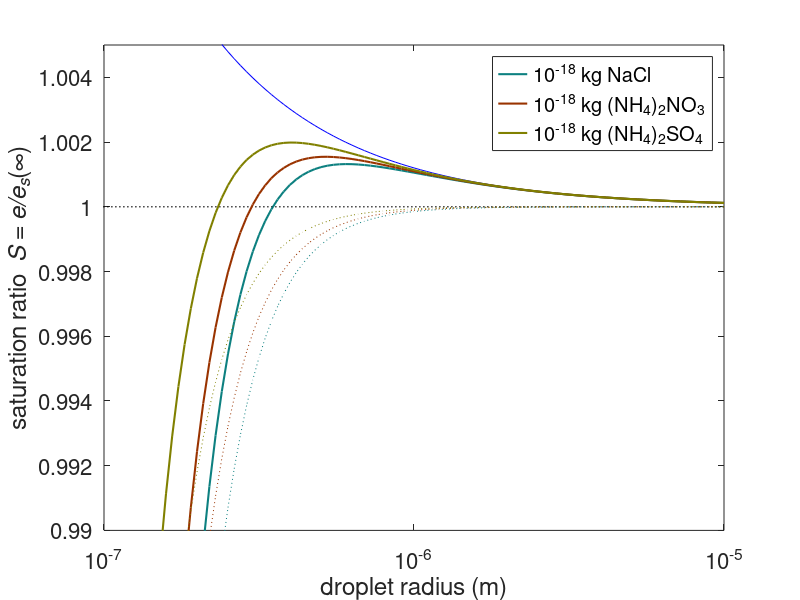

This chart was generated by the following MATLAB code: (Note: this script raises an error after producing the figure.)
% produce Koehler curve
e=612;  % Pa
es=611; % Pa
% S=e/es; % or
rhol=1e3; % kg m^-3
Rv=461; % J/K/kg
T=273.15;
sigma=75.6e-3; % J/m^2
Mv=18.016;   % molar mass of water

a=2*sigma/(rhol*Rv*T); % size coefficient m

% common solutes
%           molar mass      density
%NaCl       58.44           2.165e3
%(NH4)2 SO4 132.14          1.77e3
%(NH4)2 NO3 80.1            1.73e3
ms=1e-19; % solute mass kg
Ms=132.14;  % molar mass of solute kg/kmol (ballpark)
vH=2; % van't Hoff factor
b=3*vH*ms*Mv/(4*pi*rhol*Ms); % solution coefficient m^3

r=10.^(-8:.02:-5)'; % m
solute=1-b./r.^3;
sizeff=exp(a./r);
plot([1e-8 1e-5],[1 1],'k:'); hold on
hl=plot(r,sizeff,'-b',r,solute,'r--',r,solute.*sizeff);
set(hl(3),'linewidth',1.5,'color',[.05 .5 .1])
set(hl(1:2),'linewidth',0.8)
set(gca,'ylim',[0.985 1.02],'xlim',[2e-8 1e-5],'xscale','log','fontsize',16)
title('Kohler curve (10^{-19} kg ammonium sulfate)')
ylabel('saturation ratio  \it{S}\rm = \it{e}/\it{e_s}\rm(\infty)')
xlabel('droplet radius (m)')
%print -depsc Kohler.eps

% 10^-18 kg for different solute species and masses
clf
%NaCl
ms=1e-18; % solute mass kg
Ms=58.4;  % molar mass of solute kg/kmol
vH=2; % van't Hoff factor
b=3*vH*ms*Mv/(4*pi*rhol*Ms); % solution coefficient m^3
solute=1-b./r.^3;
plot([1e-8 1e-5],[1 1],'k:'); hold on
hl=plot(r,sizeff,'-b',r,solute,'r:',r,solute.*sizeff);
hold on
set(hl(3),'linewidth',1.5,'color',[.05 .5 .5])
set(hl(2),'color',[.05 .5 .5])

%(NH4)2NO3
ms=1e-18; % solute mass kg
Ms=80.1;  % molar mass of solute kg/kmol
vH=2; % van't Hoff factor
b=3*vH*ms*Mv/(4*pi*rhol*Ms); % solution coefficient m^3
solute=1-b./r.^3;
plot([1e-8 1e-5],[1 1],'k:'); hold on
hl(4:5)=plot(r,solute,'r:',r,solute.*sizeff);
hold on
set(hl(5),'linewidth',1.5,'color',[.6 .2 0])
set(hl(4),'color',[.6 .2 0])

%(NH4)2SO4
ms=1e-18; % solute mass kg
Ms=132.14;  % molar mass of solute kg/kmol (ballpark)
vH=2; % van't Hoff factor
b=3*vH*ms*Mv/(4*pi*rhol*Ms); % solution coefficient m^3
solute=1-b./r.^3;
hl(6:7)=plot(r,solute,'r:',r,solute.*sizeff);
set(hl(7),'linewidth',1.5,'color',[.5 .5 0])
set(hl(6),'color',[.5 .5 0])

set(gca,'ylim',[0.99 1.005],'xlim',[1e-7 1e-5],'xscale','log','fontsize',16)
leg=legend(hl([3 5 7]),'10^{-18} kg NaCl','10^{-18} kg (NH_4)_2NO_3','10^{-18} kg (NH_4)_2SO_4');
ylabel('saturation ratio  \it{S}\rm = \it{e}/\it{e_s}\rm(\infty)')
xlabel('droplet radius (m)')
print -depsc Kohler_NaCl_AN_AS.eps

% RY prob 6.3
%NaCl
T=280;
ms=1e-19; % solute mass kg
Ms=58.4;  % molar mass of solute kg/kmol (ballpark)
vH=2; % van't Hoff factor
b1=3*vH*ms*Mv/(4*pi*rhol*Ms); % solution coefficient m^3
solute1=1-b1./r.^3;
S1=solute1.*sizeff;
%(NH4)2SO4
Ms=132.14;  % molar mass of solute kg/kmol (ballpark)
vH=2; % van't Hoff factor
b2=3*vH*ms*Mv/(4*pi*rhol*Ms); % solution coefficient m^3
solute2=1-b2./r.^3;
S2=solute2.*sizeff;
subplot(2,1,1)
hl=plot(r,solute1.*sizeff,r,solute2.*sizeff);
set(hl(:),'linewidth',1.5,'color',[.1 .5 .5])
set(gca,'ylim',[0.985 1.02],'xlim',[2e-8 1e-5],'xscale','log','fontsize',16)
set(hl(2),'color',[.5 .5 0])
legend('10^{-19} kg NaCl','10^{-19} kg (NH_4)_2SO_4',0)
hold on
plot([1e-8 1e-5],[1 1],'k:')
ylabel('saturation ratio  \it{S}\rm = \it{e}/\it{e_s}\rm(\infty)')
xlabel('droplet radius (m)')
subplot(2,1,2)
plot(r,S2-S1)
set(gca,'ylim',[0 1.5],'xlim',[2e-8 1e-5],'xscale','log','fontsize',16)
print -depsc Kohler_RYprob6p3.eps

% exam problem
T=280;
ms=1e-19;
Ms=60;
vH=2; % van't Hoff factor
b=3*vH*ms*Mv/(4*pi*rhol*Ms); % solution coefficient m^3
sigma1=7.5e-2; % J m^2
a1=2*sigma1/(rhol*Rv*T); % size coefficient m
sigma2=3.75e-2;
a2=2*sigma2/(rhol*Rv*T); % size coefficient m
r=10.^(-8:.02:-5)'; % m
curv1=exp(a1./r);
curv2=exp(a2./r);
solute=1-b./r.^3;
semilogx(r,curv1,r,curv2)
hold on
semilogx(r,a1./r+solute,'--',r,a2./r+solute,'--')
plot(r,solute.*curv1,r,solute.*curv2)
plot([1e-8 1e-5],[1 1],'k:')
set(gca,'ylim',[0.985 1.02],'xlim',[2e-8 1e-5],'xscale','log','fontsize',16)
ylabel('saturation ratio  \it{S}\rm = \it{e}/\it{e_s}\rm(\infty)')
xlabel('droplet radius (m)')
